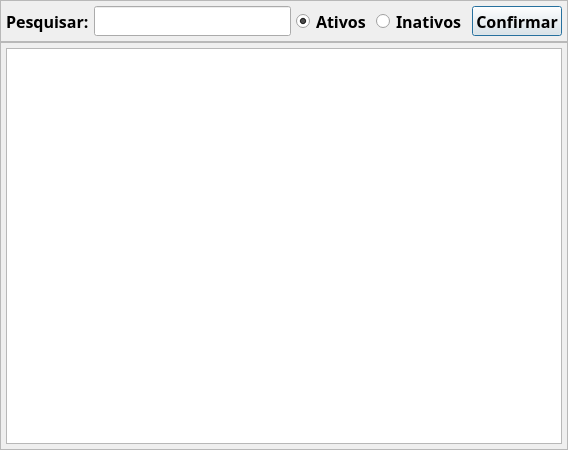
<?xml version="1.0" encoding="UTF-8"?>
<ui version="4.0">
 <class>Pesquisa_Caminhoes</class>
 <widget class="QDialog" name="Pesquisa_Caminhoes">
  <property name="geometry">
   <rect>
    <x>0</x>
    <y>0</y>
    <width>568</width>
    <height>450</height>
   </rect>
  </property>
  <property name="font">
   <font>
    <family>Segoe UI Semibold</family>
    <pointsize>12</pointsize>
    <bold>true</bold>
   </font>
  </property>
  <property name="windowTitle">
   <string>Pesquisa Caminhões</string>
  </property>
  <layout class="QVBoxLayout" name="verticalLayout">
   <property name="spacing">
    <number>0</number>
   </property>
   <property name="leftMargin">
    <number>0</number>
   </property>
   <property name="topMargin">
    <number>0</number>
   </property>
   <property name="rightMargin">
    <number>0</number>
   </property>
   <property name="bottomMargin">
    <number>0</number>
   </property>
   <item>
    <widget class="QFrame" name="frm_Filtro">
     <property name="frameShape">
      <enum>QFrame::Shape::StyledPanel</enum>
     </property>
     <property name="frameShadow">
      <enum>QFrame::Shadow::Raised</enum>
     </property>
     <layout class="QHBoxLayout" name="horizontalLayout">
      <property name="spacing">
       <number>5</number>
      </property>
      <property name="leftMargin">
       <number>5</number>
      </property>
      <property name="topMargin">
       <number>5</number>
      </property>
      <property name="rightMargin">
       <number>5</number>
      </property>
      <property name="bottomMargin">
       <number>5</number>
      </property>
      <item>
       <widget class="QLabel" name="lb_Pesquisa">
        <property name="minimumSize">
         <size>
          <width>0</width>
          <height>30</height>
         </size>
        </property>
        <property name="maximumSize">
         <size>
          <width>16777215</width>
          <height>30</height>
         </size>
        </property>
        <property name="text">
         <string>Pesquisar:</string>
        </property>
       </widget>
      </item>
      <item>
       <widget class="QLineEdit" name="txt_Pesquisa">
        <property name="minimumSize">
         <size>
          <width>0</width>
          <height>30</height>
         </size>
        </property>
        <property name="maximumSize">
         <size>
          <width>16777215</width>
          <height>30</height>
         </size>
        </property>
       </widget>
      </item>
      <item>
       <widget class="QRadioButton" name="rb_Ativo">
        <property name="minimumSize">
         <size>
          <width>0</width>
          <height>30</height>
         </size>
        </property>
        <property name="maximumSize">
         <size>
          <width>16777215</width>
          <height>30</height>
         </size>
        </property>
        <property name="text">
         <string>Ativos</string>
        </property>
        <property name="checked">
         <bool>true</bool>
        </property>
       </widget>
      </item>
      <item>
       <widget class="QRadioButton" name="rb_Inativo">
        <property name="minimumSize">
         <size>
          <width>0</width>
          <height>30</height>
         </size>
        </property>
        <property name="maximumSize">
         <size>
          <width>16777215</width>
          <height>30</height>
         </size>
        </property>
        <property name="text">
         <string>Inativos</string>
        </property>
       </widget>
      </item>
      <item>
       <widget class="QPushButton" name="bt_Pesquisa">
        <property name="minimumSize">
         <size>
          <width>0</width>
          <height>30</height>
         </size>
        </property>
        <property name="maximumSize">
         <size>
          <width>16777215</width>
          <height>30</height>
         </size>
        </property>
        <property name="text">
         <string>Confirmar</string>
        </property>
       </widget>
      </item>
     </layout>
    </widget>
   </item>
   <item>
    <widget class="QFrame" name="frm_Lista">
     <property name="frameShape">
      <enum>QFrame::Shape::StyledPanel</enum>
     </property>
     <property name="frameShadow">
      <enum>QFrame::Shadow::Raised</enum>
     </property>
     <layout class="QVBoxLayout" name="verticalLayout_2">
      <property name="spacing">
       <number>5</number>
      </property>
      <property name="leftMargin">
       <number>5</number>
      </property>
      <property name="topMargin">
       <number>5</number>
      </property>
      <property name="rightMargin">
       <number>5</number>
      </property>
      <property name="bottomMargin">
       <number>5</number>
      </property>
      <item>
       <widget class="QTableView" name="tb_Caminhoes"/>
      </item>
     </layout>
    </widget>
   </item>
  </layout>
 </widget>
 <resources/>
 <connections/>
</ui>
